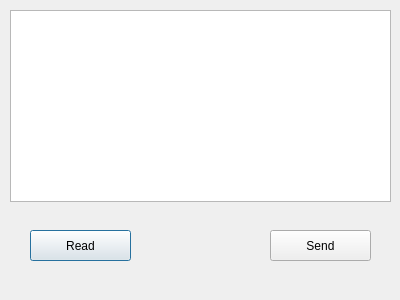
<?xml version="1.0" encoding="UTF-8"?>
<ui version="4.0">
 <class>Notification_Dlg</class>
 <widget class="QDialog" name="Notification_Dlg">
  <property name="geometry">
   <rect>
    <x>0</x>
    <y>0</y>
    <width>400</width>
    <height>300</height>
   </rect>
  </property>
  <property name="windowTitle">
   <string>Dialog</string>
  </property>
  <widget class="QListWidget" name="notification_Widget">
   <property name="geometry">
    <rect>
     <x>10</x>
     <y>10</y>
     <width>381</width>
     <height>192</height>
    </rect>
   </property>
  </widget>
  <widget class="QPushButton" name="pushButton">
   <property name="geometry">
    <rect>
     <x>30</x>
     <y>230</y>
     <width>101</width>
     <height>31</height>
    </rect>
   </property>
   <property name="text">
    <string>Read</string>
   </property>
  </widget>
  <widget class="QPushButton" name="pushButton_2">
   <property name="geometry">
    <rect>
     <x>270</x>
     <y>230</y>
     <width>101</width>
     <height>31</height>
    </rect>
   </property>
   <property name="text">
    <string>Send</string>
   </property>
  </widget>
 </widget>
 <resources/>
 <connections/>
</ui>
